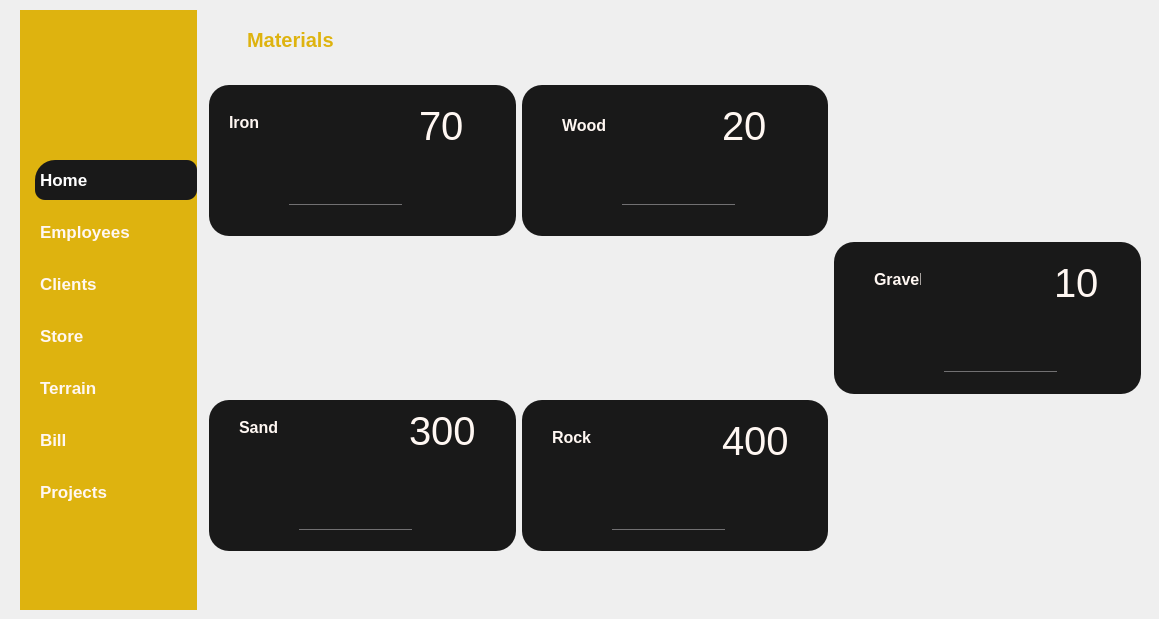
   <widget class="QWidget" name="page_2">
    <property name="styleSheet">
     <string notr="true">#page_2{
background-color: #191919;
}
*{
color : #fff7f2;
border : none;
}
#frame_10, #frame_9,#frame_8, #frame_7, #frame_11{
background-color : #191919; 
border-radius : 20px;
}
#leftMenu_4{
background-color: #deb30f;
}
QLineEdit{
background : transparent;
}

#appHeader_6{
color : #deb30f;
}
#card1_5, #card2_5,#card3_5, #card4_5{
background-color : #191919; 
border-radius : 20px;
}
#pushButton_46,#pushButton_10,#pushButton_11{
background-color : #deb30f;
color : #fff;
border-radius : 10px;
}

#pushButton_46{
background-color :  #191919; 
padding : 10px 5px;
text-align : left;
border-top-left-radius : 20px;
}
#pushButton_47,#pushButton_48,#pushButton_49,#pushButton_50,#pushButton_51,#pushButton_52{
padding : 10px 5px;
text-align : left;
}
QLineEdit{
background : transparent;
border : none;
color: #717072;
border-bottom : 1px solid #717072;
}
QListWidget::item {
    color:#191919; 
    background-color:transparent;
}
</string>
    </property>
    <widget class="QWidget" name="MainBody_4" native="true">
     <property name="geometry">
      <rect>
       <x>200</x>
       <y>10</y>
       <width>950</width>
       <height>550</height>
      </rect>
     </property>
     <property name="minimumSize">
      <size>
       <width>950</width>
       <height>550</height>
      </size>
     </property>
     <property name="maximumSize">
      <size>
       <width>950</width>
       <height>400</height>
      </size>
     </property>
     <property name="sizeIncrement">
      <size>
       <width>0</width>
       <height>0</height>
      </size>
     </property>
     <layout class="QVBoxLayout" name="verticalLayout_45">
      <item>
       <widget class="QWidget" name="headerFrame_6" native="true">
        <property name="minimumSize">
         <size>
          <width>0</width>
          <height>60</height>
         </size>
        </property>
        <property name="maximumSize">
         <size>
          <width>16777215</width>
          <height>60</height>
         </size>
        </property>
        <layout class="QHBoxLayout" name="horizontalLayout_8">
         <property name="spacing">
          <number>0</number>
         </property>
         <property name="leftMargin">
          <number>0</number>
         </property>
         <property name="topMargin">
          <number>0</number>
         </property>
         <property name="rightMargin">
          <number>0</number>
         </property>
         <property name="bottomMargin">
          <number>0</number>
         </property>
         <item alignment="Qt::AlignLeft">
          <widget class="QWidget" name="widget_24" native="true">
           <layout class="QHBoxLayout" name="horizontalLayout_64">
            <item>
             <widget class="QPushButton" name="menuBtn_6">
              <property name="text">
               <string/>
              </property>
              <property name="icon">
               <iconset resource="resources.qrc">
                <normaloff>:/whiteIcons/assets/icons/white/menu.svg</normaloff>:/whiteIcons/assets/icons/white/menu.svg</iconset>
              </property>
              <property name="iconSize">
               <size>
                <width>24</width>
                <height>24</height>
               </size>
              </property>
             </widget>
            </item>
            <item>
             <widget class="QLabel" name="appHeader_6">
              <property name="font">
               <font>
                <pointsize>15</pointsize>
                <bold>true</bold>
               </font>
              </property>
              <property name="text">
               <string>Materials</string>
              </property>
             </widget>
            </item>
           </layout>
          </widget>
         </item>
         <item>
          <widget class="QLabel" name="date_2">
           <property name="text">
            <string/>
           </property>
          </widget>
         </item>
         <item alignment="Qt::AlignRight">
          <widget class="QWidget" name="widget_26" native="true">
           <layout class="QHBoxLayout" name="horizontalLayout_66">
            <property name="spacing">
             <number>0</number>
            </property>
            <property name="leftMargin">
             <number>0</number>
            </property>
            <property name="topMargin">
             <number>0</number>
            </property>
            <property name="rightMargin">
             <number>0</number>
            </property>
            <property name="bottomMargin">
             <number>0</number>
            </property>
           </layout>
          </widget>
         </item>
        </layout>
       </widget>
      </item>
      <item>
       <widget class="QWidget" name="widget_2" native="true">
        <layout class="QGridLayout" name="gridLayout">
         <item row="0" column="0">
          <widget class="QFrame" name="frame_7">
           <property name="frameShape">
            <enum>QFrame::StyledPanel</enum>
           </property>
           <property name="frameShadow">
            <enum>QFrame::Raised</enum>
           </property>
           <widget class="QLabel" name="label_8">
            <property name="geometry">
             <rect>
              <x>20</x>
              <y>30</y>
              <width>47</width>
              <height>14</height>
             </rect>
            </property>
            <property name="font">
             <font>
              <pointsize>12</pointsize>
              <bold>true</bold>
             </font>
            </property>
            <property name="text">
             <string>Iron</string>
            </property>
           </widget>
           <widget class="QLineEdit" name="lineEdit_9">
            <property name="geometry">
             <rect>
              <x>80</x>
              <y>100</y>
              <width>113</width>
              <height>20</height>
             </rect>
            </property>
           </widget>
           <widget class="QLabel" name="label_18">
            <property name="geometry">
             <rect>
              <x>210</x>
              <y>20</y>
              <width>71</width>
              <height>41</height>
             </rect>
            </property>
            <property name="font">
             <font>
              <pointsize>30</pointsize>
             </font>
            </property>
            <property name="layoutDirection">
             <enum>Qt::LeftToRight</enum>
            </property>
            <property name="autoFillBackground">
             <bool>false</bool>
            </property>
            <property name="text">
             <string>70</string>
            </property>
           </widget>
          </widget>
         </item>
         <item row="2" column="1">
          <widget class="QFrame" name="frame_10">
           <property name="frameShape">
            <enum>QFrame::StyledPanel</enum>
           </property>
           <property name="frameShadow">
            <enum>QFrame::Raised</enum>
           </property>
           <widget class="QLabel" name="label_11">
            <property name="geometry">
             <rect>
              <x>30</x>
              <y>30</y>
              <width>47</width>
              <height>14</height>
             </rect>
            </property>
            <property name="font">
             <font>
              <pointsize>12</pointsize>
              <bold>true</bold>
             </font>
            </property>
            <property name="text">
             <string>Rock</string>
            </property>
           </widget>
           <widget class="QLineEdit" name="lineEdit_13">
            <property name="geometry">
             <rect>
              <x>90</x>
              <y>110</y>
              <width>113</width>
              <height>20</height>
             </rect>
            </property>
           </widget>
           <widget class="QLabel" name="label_17">
            <property name="geometry">
             <rect>
              <x>200</x>
              <y>20</y>
              <width>71</width>
              <height>41</height>
             </rect>
            </property>
            <property name="font">
             <font>
              <pointsize>30</pointsize>
             </font>
            </property>
            <property name="layoutDirection">
             <enum>Qt::LeftToRight</enum>
            </property>
            <property name="autoFillBackground">
             <bool>false</bool>
            </property>
            <property name="text">
             <string>400</string>
            </property>
           </widget>
          </widget>
         </item>
         <item row="1" column="2">
          <widget class="QFrame" name="frame_11">
           <property name="frameShape">
            <enum>QFrame::StyledPanel</enum>
           </property>
           <property name="frameShadow">
            <enum>QFrame::Raised</enum>
           </property>
           <widget class="QLabel" name="label_12">
            <property name="geometry">
             <rect>
              <x>40</x>
              <y>30</y>
              <width>47</width>
              <height>14</height>
             </rect>
            </property>
            <property name="font">
             <font>
              <pointsize>12</pointsize>
              <bold>true</bold>
             </font>
            </property>
            <property name="text">
             <string>Gravel</string>
            </property>
           </widget>
           <widget class="QLineEdit" name="lineEdit_11">
            <property name="geometry">
             <rect>
              <x>110</x>
              <y>110</y>
              <width>113</width>
              <height>20</height>
             </rect>
            </property>
           </widget>
           <widget class="QLabel" name="label_20">
            <property name="geometry">
             <rect>
              <x>220</x>
              <y>20</y>
              <width>71</width>
              <height>41</height>
             </rect>
            </property>
            <property name="font">
             <font>
              <pointsize>30</pointsize>
             </font>
            </property>
            <property name="layoutDirection">
             <enum>Qt::LeftToRight</enum>
            </property>
            <property name="autoFillBackground">
             <bool>false</bool>
            </property>
            <property name="text">
             <string>10</string>
            </property>
           </widget>
          </widget>
         </item>
         <item row="2" column="0">
          <widget class="QFrame" name="frame_9">
           <property name="frameShape">
            <enum>QFrame::StyledPanel</enum>
           </property>
           <property name="frameShadow">
            <enum>QFrame::Raised</enum>
           </property>
           <widget class="QLabel" name="label_10">
            <property name="geometry">
             <rect>
              <x>30</x>
              <y>20</y>
              <width>47</width>
              <height>14</height>
             </rect>
            </property>
            <property name="font">
             <font>
              <pointsize>12</pointsize>
              <bold>true</bold>
             </font>
            </property>
            <property name="text">
             <string>Sand</string>
            </property>
           </widget>
           <widget class="QLineEdit" name="lineEdit_12">
            <property name="geometry">
             <rect>
              <x>90</x>
              <y>110</y>
              <width>113</width>
              <height>20</height>
             </rect>
            </property>
           </widget>
           <widget class="QLabel" name="label_16">
            <property name="geometry">
             <rect>
              <x>200</x>
              <y>10</y>
              <width>71</width>
              <height>41</height>
             </rect>
            </property>
            <property name="font">
             <font>
              <pointsize>30</pointsize>
             </font>
            </property>
            <property name="layoutDirection">
             <enum>Qt::LeftToRight</enum>
            </property>
            <property name="autoFillBackground">
             <bool>false</bool>
            </property>
            <property name="text">
             <string>300</string>
            </property>
           </widget>
          </widget>
         </item>
         <item row="0" column="1">
          <widget class="QFrame" name="frame_8">
           <property name="frameShape">
            <enum>QFrame::StyledPanel</enum>
           </property>
           <property name="frameShadow">
            <enum>QFrame::Raised</enum>
           </property>
           <widget class="QLabel" name="label_9">
            <property name="geometry">
             <rect>
              <x>40</x>
              <y>30</y>
              <width>51</width>
              <height>21</height>
             </rect>
            </property>
            <property name="font">
             <font>
              <pointsize>12</pointsize>
              <bold>true</bold>
             </font>
            </property>
            <property name="text">
             <string>Wood</string>
            </property>
           </widget>
           <widget class="QLineEdit" name="lineEdit_10">
            <property name="geometry">
             <rect>
              <x>100</x>
              <y>100</y>
              <width>113</width>
              <height>20</height>
             </rect>
            </property>
           </widget>
           <widget class="QLabel" name="label_19">
            <property name="geometry">
             <rect>
              <x>200</x>
              <y>20</y>
              <width>71</width>
              <height>41</height>
             </rect>
            </property>
            <property name="font">
             <font>
              <pointsize>30</pointsize>
             </font>
            </property>
            <property name="layoutDirection">
             <enum>Qt::LeftToRight</enum>
            </property>
            <property name="autoFillBackground">
             <bool>false</bool>
            </property>
            <property name="text">
             <string>20</string>
            </property>
           </widget>
          </widget>
         </item>
        </layout>
       </widget>
      </item>
     </layout>
    </widget>
    <widget class="QWidget" name="leftMenu_4" native="true">
     <property name="geometry">
      <rect>
       <x>20</x>
       <y>10</y>
       <width>177</width>
       <height>600</height>
      </rect>
     </property>
     <property name="minimumSize">
      <size>
       <width>177</width>
       <height>600</height>
      </size>
     </property>
     <property name="maximumSize">
      <size>
       <width>177</width>
       <height>600</height>
      </size>
     </property>
     <property name="styleSheet">
      <string notr="true"/>
     </property>
     <layout class="QVBoxLayout" name="verticalLayout_46">
      <property name="spacing">
       <number>0</number>
      </property>
      <property name="leftMargin">
       <number>0</number>
      </property>
      <property name="topMargin">
       <number>0</number>
      </property>
      <property name="rightMargin">
       <number>0</number>
      </property>
      <property name="bottomMargin">
       <number>0</number>
      </property>
      <item>
       <widget class="QFrame" name="frame_56">
        <property name="frameShape">
         <enum>QFrame::StyledPanel</enum>
        </property>
        <property name="frameShadow">
         <enum>QFrame::Raised</enum>
        </property>
        <layout class="QVBoxLayout" name="verticalLayout_47">
         <property name="spacing">
          <number>0</number>
         </property>
         <property name="leftMargin">
          <number>0</number>
         </property>
         <property name="topMargin">
          <number>0</number>
         </property>
         <property name="rightMargin">
          <number>0</number>
         </property>
         <property name="bottomMargin">
          <number>0</number>
         </property>
         <item>
          <widget class="QFrame" name="frame_57">
           <property name="minimumSize">
            <size>
             <width>150</width>
             <height>150</height>
            </size>
           </property>
           <property name="maximumSize">
            <size>
             <width>200</width>
             <height>150</height>
            </size>
           </property>
           <property name="frameShape">
            <enum>QFrame::StyledPanel</enum>
           </property>
           <property name="frameShadow">
            <enum>QFrame::Raised</enum>
           </property>
           <widget class="QLabel" name="label_150">
            <property name="geometry">
             <rect>
              <x>-20</x>
              <y>-40</y>
              <width>230</width>
              <height>230</height>
             </rect>
            </property>
            <property name="minimumSize">
             <size>
              <width>230</width>
              <height>230</height>
             </size>
            </property>
            <property name="maximumSize">
             <size>
              <width>230</width>
              <height>230</height>
             </size>
            </property>
            <property name="text">
             <string/>
            </property>
            <property name="pixmap">
             <pixmap>../logo.png</pixmap>
            </property>
            <property name="scaledContents">
             <bool>true</bool>
            </property>
           </widget>
          </widget>
         </item>
         <item alignment="Qt::AlignTop">
          <widget class="QFrame" name="frame_58">
           <property name="frameShape">
            <enum>QFrame::StyledPanel</enum>
           </property>
           <property name="frameShadow">
            <enum>QFrame::Raised</enum>
           </property>
           <layout class="QVBoxLayout" name="verticalLayout_48">
            <property name="spacing">
             <number>12</number>
            </property>
            <property name="leftMargin">
             <number>15</number>
            </property>
            <property name="topMargin">
             <number>0</number>
            </property>
            <property name="rightMargin">
             <number>0</number>
            </property>
            <property name="bottomMargin">
             <number>0</number>
            </property>
            <item>
             <widget class="QPushButton" name="pushButton_46">
              <property name="font">
               <font>
                <pointsize>13</pointsize>
                <bold>true</bold>
               </font>
              </property>
              <property name="text">
               <string>Home</string>
              </property>
              <property name="icon">
               <iconset resource="resources.qrc">
                <normaloff>:/whiteIcons/assets/icons/white/home.svg</normaloff>:/whiteIcons/assets/icons/white/home.svg</iconset>
              </property>
              <property name="iconSize">
               <size>
                <width>24</width>
                <height>24</height>
               </size>
              </property>
             </widget>
            </item>
            <item>
             <widget class="QPushButton" name="pushButton_47">
              <property name="font">
               <font>
                <pointsize>13</pointsize>
                <bold>true</bold>
               </font>
              </property>
              <property name="text">
               <string>Employees</string>
              </property>
              <property name="iconSize">
               <size>
                <width>24</width>
                <height>24</height>
               </size>
              </property>
             </widget>
            </item>
            <item>
             <widget class="QPushButton" name="pushButton_48">
              <property name="font">
               <font>
                <pointsize>13</pointsize>
                <bold>true</bold>
               </font>
              </property>
              <property name="text">
               <string>Clients</string>
              </property>
              <property name="iconSize">
               <size>
                <width>24</width>
                <height>24</height>
               </size>
              </property>
             </widget>
            </item>
            <item>
             <widget class="QPushButton" name="pushButton_49">
              <property name="font">
               <font>
                <pointsize>13</pointsize>
                <bold>true</bold>
               </font>
              </property>
              <property name="text">
               <string>Store</string>
              </property>
              <property name="iconSize">
               <size>
                <width>24</width>
                <height>24</height>
               </size>
              </property>
             </widget>
            </item>
            <item>
             <widget class="QPushButton" name="pushButton_50">
              <property name="font">
               <font>
                <pointsize>13</pointsize>
                <bold>true</bold>
               </font>
              </property>
              <property name="text">
               <string>Terrain</string>
              </property>
             </widget>
            </item>
            <item>
             <widget class="QPushButton" name="pushButton_51">
              <property name="font">
               <font>
                <pointsize>13</pointsize>
                <bold>true</bold>
               </font>
              </property>
              <property name="text">
               <string>Bill</string>
              </property>
             </widget>
            </item>
            <item>
             <widget class="QPushButton" name="pushButton_52">
              <property name="font">
               <font>
                <pointsize>13</pointsize>
                <bold>true</bold>
               </font>
              </property>
              <property name="text">
               <string>Projects</string>
              </property>
              <property name="iconSize">
               <size>
                <width>24</width>
                <height>24</height>
               </size>
              </property>
             </widget>
            </item>
           </layout>
          </widget>
         </item>
        </layout>
       </widget>
      </item>
     </layout>
    </widget>
   </widget>
